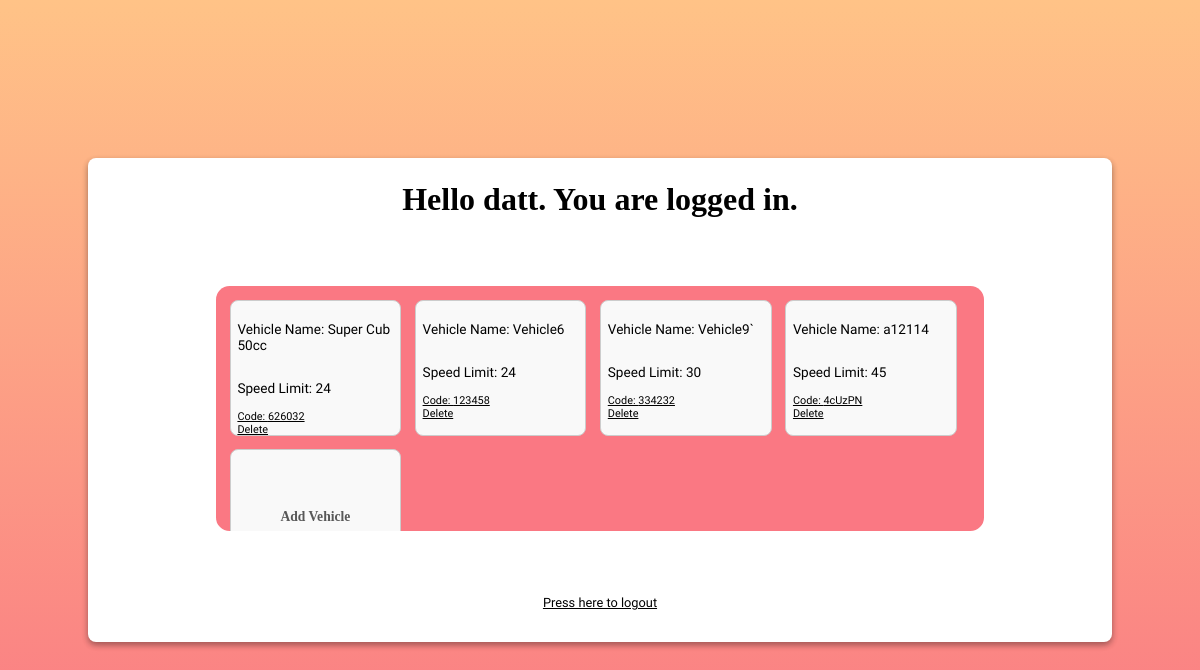
The page /dashboard (signed in) on the database its author committed.
### app.py (models this page shows)
class User(db.Model, UserMixin):
    id = db.Column(db.Integer, primary_key=True)
    username = db.Column(db.String(20), nullable=False, unique=True)
    password = db.Column(db.String(80), nullable=False)

class Vehicle(db.Model):
    id = db.Column(db.Integer, primary_key=True)
    username = db.Column(db.String(20), nullable=False)
    vehicleName = db.Column(db.String(20), nullable=False, unique=True)
    speedLimit = db.Column(db.Integer, nullable=False)
    code = db.Column(db.String(80), nullable=False, unique=True)

### app.py (the view, shortened to what this page needs)
@app.route('/dashboard', methods=['GET', 'POST'])
@login_required
def dashboard():
    form = VehicleForm()
    try:
        vehicles = db.session.execute(db.select(Vehicle).filter_by(username=current_user.username).order_by(Vehicle.vehicleName)).scalars()
    except Exception as e:
        vehicles = "<p>The error:<br>" + str(e) + "</p>"
    return render_template('dashboard.html', form=form, vehicles=vehicles)

### app.py (called while the page is built)
@login_manager.user_loader
def load_user(user_id):
    return User.query.get(int(user_id))

### templates/dashboard.html (shortened to what this page needs)
<!DOCTYPE html>
<html lang="en">
<head>
    <link rel="stylesheet" type="text/css" href="{{ url_for('static', filename='style.css')}}">
    <link rel="stylesheet" href="https://maxst.icons8.com/vue-static/landings/line-awesome/font-awesome-line-awesome/css/all.min.css" />
    <link rel="stylesheet" href="https://maxst.icons8.com/vue-static/landings/line-awesome/line-awesome/1.3.0/css/line-awesome.min.css" />
</head>
<body>
    <div class="dashboard-wrapper shadow">
    <h1 id="dashboard-h1" >Hello {{ current_user.username }}. You are logged in.</h1>
    <div class="vehicle-container">
        {% for vehicle in vehicles %}
        <div class="vehicle">
            <p>Vehicle Name: {{ vehicle.vehicleName }}</p>
            <p>Speed Limit: {{ vehicle.speedLimit }}</p>
            <a class="redirect" href="{{ url_for('vehicle', code=vehicle.code) }}">Code: {{ vehicle.code }}</a>
            <a class="redirect" href="{{ url_for('delete_vehicle', vehicle_id=vehicle.id) }}">Delete</a>
        </div>
        {% endfor %}
        <button type="submit" class="vehicle add" onclick="openPopup()">Add Vehicle</button>
    </div>
    <a class="redirect" href="{{url_for('logout')}}">Press here to logout</a>
    </div>
</body>
</html>

### static/style.css (style rules this page uses)
* { font-family: Be Vietnam Pro; }
a { color: black; transition: 250ms; }
.shadow { box-shadow: rgba(0, 0, 0, 0.16) 0 3px 6px, rgba(0, 0, 0, 0.23) 0 3px 6px; }
body { margin: 0; height: 100vh; background: linear-gradient( #FFC387, #FA7883, #6BB8FF, #8AF5FF); background-size: 300% 300%; animation: gradient 30s ease infinite; display: flex; align-items: center; justify-content: center; flex-direction: column; }
h1 { position: absolute; top: 20%; font-family: Bmono; font-weight: bold; font-size: 2em; color: black; transition: 250ms; animation: appearScale 500ms; margin-bottom: 2vh; }
.redirect { font-size: 0.8em; }
.dashboard-wrapper { height: 35vw; width: 80vw; background-color: #ffffff; margin: 0 1vw; display: flex; flex-direction: column; border: none; border-radius: 0.5em; outline: none; align-items: center; justify-content: center; animation: appear 250ms; padding: 2em; }
.vehicle-container { position: relative; top: 12vh; width: 80%; display: flex; flex-wrap: wrap; align-items: flex-start; gap: 1em; background-color: #FA7883; padding: 1em; box-sizing: border-box; overflow-y: auto; min-height: 10em; font-size: 0.85em; border-radius: 1em; }
.vehicle { border: 1px solid #ccc; height: calc(2 * (10em + 2em)); padding: 0.5em 0.5em; border-radius: 0.5rem; background-color: #f9f9f9; display: flex; flex-direction: column; width: calc(25% - 1em); box-sizing: border-box; height: 10em; font-size: 0.em; }
.add { font-size: 1em; display: flex; justify-content: center; align-items: center; padding: 10px; cursor: pointer; font-family: Bmono; font-weight: bold; color: #585858; }
#dashboard-h1 { top: 20%; font-family: Bmono; font-weight: bold; font-size: 2em; color: black; transition: 250ms; animation: appearScale 500ms; }

### rows shown on the page
User: username "datt"
Vehicle: vehicleName "Super Cub 50cc", speedLimit "24", code "626032"
Vehicle: vehicleName "Vehicle6", speedLimit "24", code "123458"
Vehicle: vehicleName "Vehicle9`", speedLimit "30", code "334232"
Vehicle: vehicleName "a12114", speedLimit "45", code "4cUzPN"
